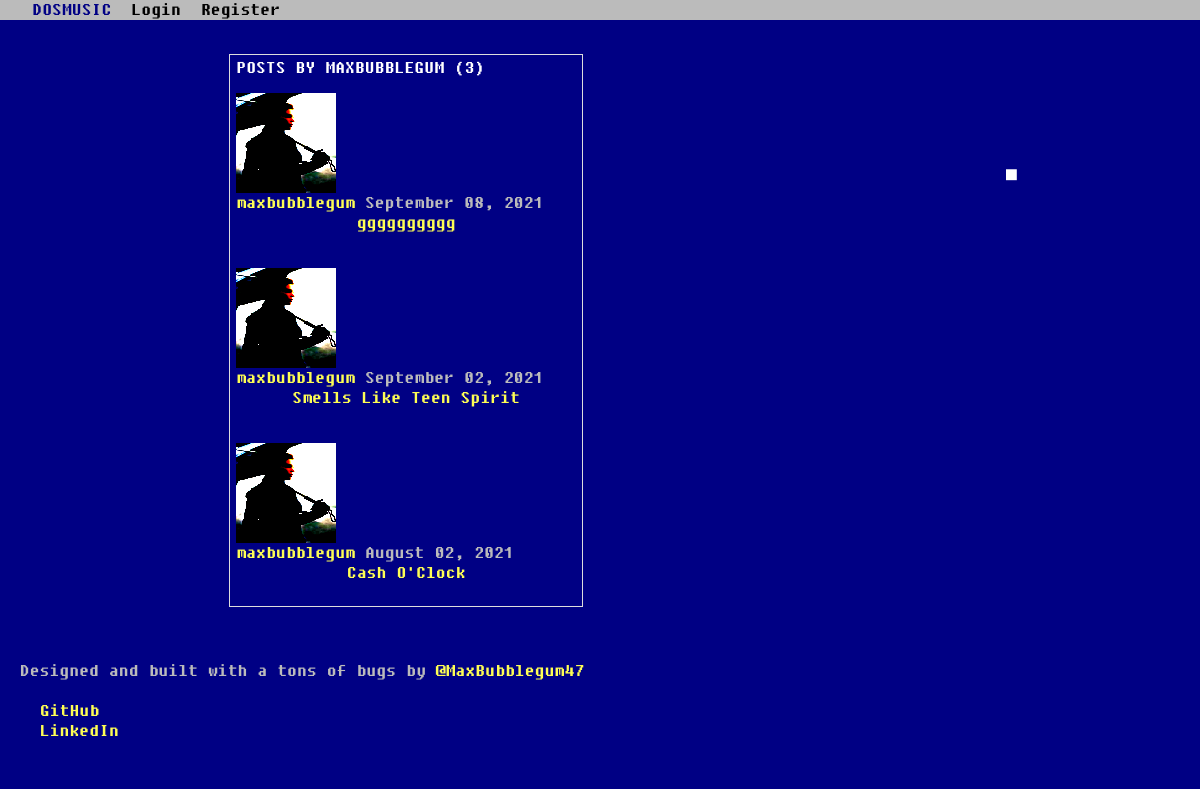
The app's page /user/maxbubblegum, older data.
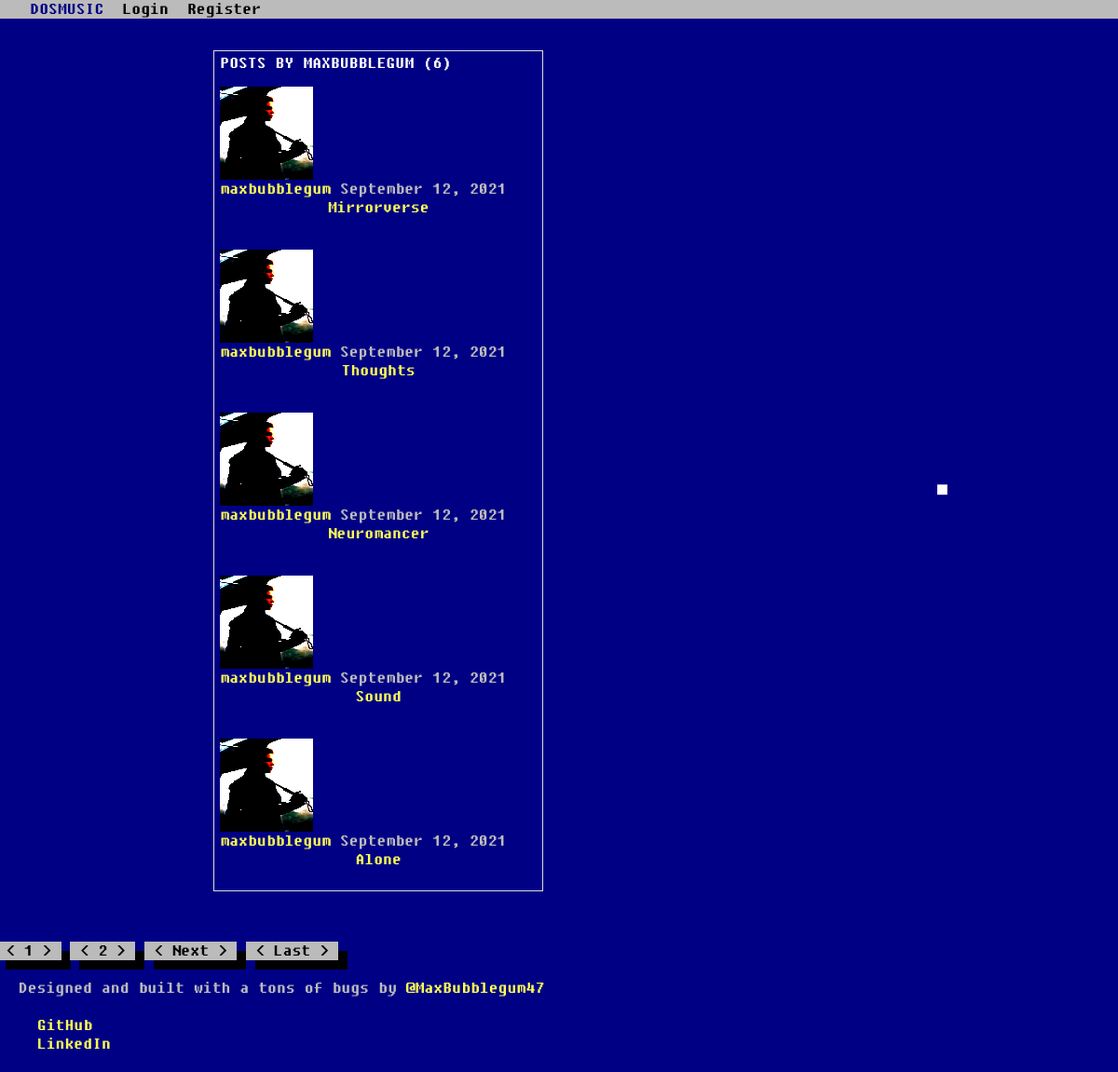
The same page, newer data.
### blog/models.py (models this page shows, shortened)
class Post(models.Model):
    title = models.CharField(max_length=100)
    audio = models.FileField(default="cash.mp3")
    header_image = models.ImageField(null=True, blank=True, upload_to="images/")
    date_posted = models.DateTimeField(default=timezone.now)
    author = models.ForeignKey(User, on_delete=models.CASCADE, blank=True)
    singer = models.CharField(max_length=100, default="", blank=True)
    album = models.CharField(max_length=100, default="", blank=True)
    likes = models.ManyToManyField(User, related_name="blog_post")
    category = models.CharField(max_length=255, default="uncategorized", blank=True)

### users/models.py (models this page shows, shortened)
class Profile(models.Model):
    user = models.OneToOneField(User, null=True, on_delete=models.CASCADE)
    image = models.ImageField(default='default.jpg', upload_to='profile_pics')

### blog/views.py (the view)
# urls.py: path('user/<str:username>', UserPostListView.as_view(), name='user-posts'),
class UserPostListView(ListView):
    model = Post
    template_name = 'user_posts.html'  # <app>/<model>_<viewtype>.html
    context_object_name = 'posts'
    paginate_by = 5
    def get_queryset(self):
        user = get_object_or_404(User, username=self.kwargs.get('username'))
        return Post.objects.filter(author=user).order_by('-date_posted')
    def get_context_data(self, *args, **kwargs):
        cat_menu = Category.objects.all()
        context = super(UserPostListView, self).get_context_data()
        context["cat_menu"] = cat_menu
        return context

### blog/templates/user_posts.html (shortened to what this page needs)
{% extends "base.html" %}
{% block content %}
<div class="center">
    <ul class="thumbnails">
    <li class="span4">
    <div class="thumbnail">
    <h1 class="mb-3">Posts by {{ view.kwargs.username }} ({{ page_obj.paginator.count }})</h1>
    {% for post in posts %}
        <article class="media content-section">
          <img class="rounded-circle article-img" style="height: 100px; width: 100px;" src="{{ post.author.profile.image.url }}" alt="">
          <div class="media-body">
            <div class="article-metadata">
              <a class="mr-2" href="{% url 'user-posts' post.author.username %}">{{ post.author }}</a>
              <small class="text-muted">{{ post.date_posted|date:"F d, Y" }}</small>
            </div>
            <h2><a class="article-title" href="{% url 'post-detail' post.id %}">{{ post.title }}</a></h2>
          </div>
        </article>
    {% endfor %}
    </div>
    </li>
    </ul>
</div>
    {% if is_paginated %}
      {% for num in page_obj.paginator.page_range %}
        {% if page_obj.number == num %}
          <a class="btn btn-info mb-4" href="?page={{ num }}">{{ num }}</a>
        {% elif num > page_obj.number|add:'-3' and num < page_obj.number|add:'3' %}
          <a class="btn btn-outline-info mb-4" href="?page={{ num }}">{{ num }}</a>
        {% endif %}
      {% endfor %}
      {% if page_obj.has_next %}
        <a class="btn btn-outline-info mb-4" href="?page={{ page_obj.next_page_number }}">Next</a>
        <a class="btn btn-outline-info mb-4" href="?page={{ page_obj.paginator.num_pages }}">Last</a>
      {% endif %}
    {% endif %}
{% endblock content %}

Row changes from the older to the newer data that the page shows:
removed Post: author.profile.image (picture), author "maxbubblegum", date_posted "September 08, 2021", title "gggggggggg"
removed Post: author.profile.image (picture), author "maxbubblegum", date_posted "September 02, 2021", title "Smells Like Teen Spirit"
removed Post: author.profile.image (picture), author "maxbubblegum", date_posted "August 02, 2021", title "Cash O'Clock"
added Post: author.profile.image (picture), author "maxbubblegum", date_posted "September 12, 2021", title "Mirrorverse"
added Post: author.profile.image (picture), author "maxbubblegum", date_posted "September 12, 2021", title "Thoughts"
added Post: author.profile.image (picture), author "maxbubblegum", date_posted "September 12, 2021", title "Neuromancer"
added Post: author.profile.image (picture), author "maxbubblegum", date_posted "September 12, 2021", title "Sound"
added Post: author.profile.image (picture), author "maxbubblegum", date_posted "September 12, 2021", title "Alone"
Text that changed along with them:
{{ page_obj.paginator.count }}: "3" → "6"
new list line: "1"
new list line: "2"
text now shown: "Next Last"
